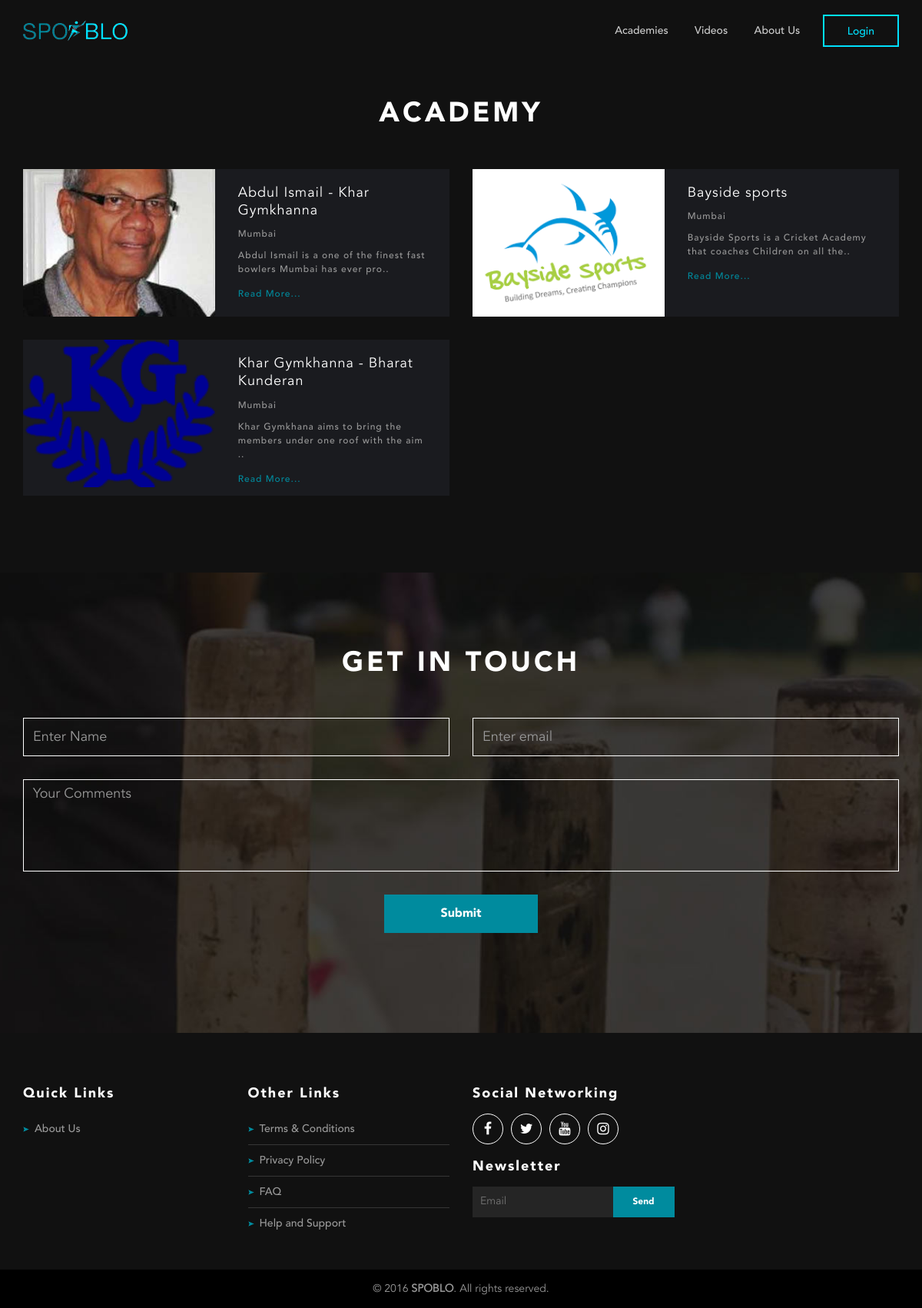
Page /academi.php on the committed database.
### tables this page shows
CREATE TABLE IF NOT EXISTS `spoblo_academy_master` (
  `id` int(11) NOT NULL AUTO_INCREMENT,
  `name` varchar(50) NOT NULL,
  `about_academy` varchar(5000) NOT NULL,
  `address_map` varchar(1000) NOT NULL,
  `facebook_link` varchar(500) NOT NULL,
  `city` varchar(100) NOT NULL,
  `logo_path` varchar(500) NOT NULL,
  `approved` enum('y','n') NOT NULL DEFAULT 'n',
  `created` date NOT NULL,
  `updated` date NOT NULL,
  `isactive` int(11) NOT NULL,
  PRIMARY KEY (`id`)
);

### class/spoblo_academy_master.php (called while the page is built, shortened)
<?php
class spoblo_academy_master
{
	function __construct()
    {
        include("config.php");
        if($conn->connect_errno)
        {
            echo "Failed to connect to database: (" . $conn->connect_errno . ") " . $conn->connect_error;
        }
        else
        {
            $this->db = $conn;
        }
    }
	function get_New_academy()
	{
		try
	    {
			$sql1="SELECT * FROM spoblo_academy_master WHERE isactive='1' ORDER BY name ASC";
			$result1 = $this->db->query($sql1);
	     	$rs=array();
	        while($data=mysqli_fetch_array($result1, MYSQLI_BOTH)) {
	          $rs[] =$data;
	        }
	        return $rs;
        } catch (Exception $e) {
	          $_SESSION['db_error'] = $e->getMessage();
	    }
	}
}
?>

### academi.php (the view, shortened to what this page needs)
<?php
include_once("class/config.php");
include_once("class/spoblo_academy_master.php");
$spoblo_academy_master = new spoblo_academy_master;
$academy_data=$spoblo_academy_master->get_New_academy();
?>
<?php include_once("header.php"); ?>
<div class="mainContainer">
  <div class="academi">
    <div class="container">
      <div class="row">
        <div class="col-md-12">
          <div class="siteTitle">
            <h2>Academy</h2>
          </div>
        </div>
        <?php
        if (!empty($academy_data)) {
            foreach ($academy_data as $value) {
              $logo_path      = str_replace('../../','', $value['logo_path']);
              $name           = $value["name"];
              $about_academy  = $value['about_academy'];
              $city           = $value['city'];
              ?>
              <div class="col-md-6">
                <div class="acadamyList">
                  <div class="acadamyListImg" style="background: url('<?php echo $logo_path; ?>') no-repeat center center;background-size: cover;">
                    <a href="academi-details.php?name=<?php echo $name; ?>"><img src="img/academy.jpg" alt="academy-photo"></a>
                  </div>
                  <div class="acadamyListIInfo">
                    <a href="academi-details.php?name=<?php echo $name; ?>"><h3><?php echo $name; ?></h3></a>
                    <p><?php echo $city; ?></p>
                    <p><?php echo mb_strimwidth($about_academy, 0, 70, ".."); ?></p>
                    <a href="academi-details.php?name=<?php echo $name; ?>">Read More...</a>
                  </div>
                </div>
              </div>
            <?php
            }
          }
          else
          {
              echo "No recored found.";
          }
          ?>
      </div>
    </div>
  </div>
<?php include_once("getintouch.php"); ?>
</div>
<?php include_once("footer.php"); ?>

### header.php (shortened to what this page needs)
<!doctype html>
<html class="no-js" lang="">
<head>
    <link rel="stylesheet" href="css/bootstrap.min.css">
    <link rel="stylesheet" href="css/bootstrap-theme.min.css">
    <link rel="stylesheet" href="css/magnific-popup.css">
    <link rel="stylesheet" href="http://maxcdn.bootstrapcdn.com/font-awesome/4.5.0/css/font-awesome.min.css" >
    <link rel="stylesheet" href="css/owl.carousel.css">
    <link rel="stylesheet" href="css/jquery.gritter.css" type="text/css"  />
    <link rel="stylesheet" href="css/star-rating.css">
    <link rel="stylesheet" href="css/bootstrap-fileupload.css"  />
    <link rel="stylesheet" href="css/main.css">
</head>
<body >
<header>
  <div class="container">
    <div class="logo">
      <a href="index.php">
        <img src="img/logo.png" alt="img" />
      </a>
    </div>
    <div class="mainmenu">
      <ul>
        <li><a href="academi.php">Academies</a></li>
        <li><a href="videos.php">Videos</a></li>
        <li><a href="about.php">About Us</a></li>
        <?php
          if (isset($_SESSION['spoblo_userid']) && isset($_SESSION['spoblo_role'])) {
            ?>
            <li class="login">
                <a href="#" data-toggle="dropdown" class="toggle ">
                    <span>Hi <b><?php echo $_SESSION['spoblo_name']; ?></b> <i class="fa fa-angle-down"></i></span>
                </a>
                <?php
                if ($_SESSION['spoblo_role']=='admin')
                {
                  ?>
                   <ul class="dropdown-menu" role="menu" aria-labelledby="dropdownMenu">
                      <li><a  href="spoblo_admin/spoblo-dashboard.php">Admin Panel</a></li>
                      <li><a  href="logout.php">Logout</a></li>
                    </ul>
                  <?php
                }
                else
                {
                  ?>
                   <ul class="dropdown-menu" role="menu" aria-labelledby="dropdownMenu">
                      <?php
                      if ($_SESSION['spoblo_role']=='Coach')
                      {
                        ?>
                         <li><a  href="coach-profile.php">My Profile</a></li>
                        <?php
                      }
                      else if ($_SESSION['spoblo_role']=='Student')
                      {
                        ?>
                        <li><a  href="student-profile.php">My Profile</a></li>
                        <?php
                      }
                      ?>
                      <li><a  href="changepassword.php">Change Password</a></li>
                      <li><a  href="logout.php">Logout</a></li>
                    </ul>
                  <?php
                }
                ?>
            </li>
            <?php
          }
          else
          {
            ?>
             <li class="login"><a href="login.php" class="btn4">Login</a></li>
            <?php
          }
        ?>
      </ul>
    </div>
  </div>
</header>

### getintouch.php (shortened to what this page needs)
<div class="getInTouch" style="background: url('img/getintouch.jpg') no-repeat center center;background-size: cover;">
  <div class="container">
    <div class="row">
      <div class="col-md-12">
        <div class="siteTitle">
          <h2>Get in touch</h2>
        </div>
        <div class="getForm">
          <form action="php/spoblo_getintouch.php" id="getintouch-form" method="post">
            <div class="row">
              <div class="col-md-6">
                <input type="text" class="form-control" placeholder="Enter Name" id="c_name" name="c_name">
              </div>
              <div class="col-md-6">
                <input type="text" class="form-control" placeholder="Enter email" id="c_email" name="c_email">
              </div>
              <div class="col-md-12">
                <textarea class="form-control" placeholder="Your Comments" id="c_message" name="c_message"></textarea>
              </div>
              <div class="col-md-12">
                <input type="submit" class="btn btn2" id="getintouch-submit" name="getintouch-submit" value="Submit">
              </div>
            </div>
          </form>
        </div>
      </div>
    </div>
  </div>
</div>

### footer.php (shortened to what this page needs)
<footer class="siteFooter">
  <div class="container">
    <div class="row">
      <div class="col-md-3">
        <div class="quikLink">
          <h3>Quick Links</h3>
          <a href="about.php">About Us</a>
        </div>
      </div>
      <div class="col-md-3">
        <div class="quikLink">
          <h3>Other Links</h3>
          <a href="#">Terms & Conditions</a>
          <a href="#">Privacy Policy</a>
          <a href="faq.php">FAQ</a>
          <a href="#">Help and Support</a>
        </div>
      </div>
      <div class="col-md-3">
        <h3>Social Networking</h3>
        <ul class="socilLink">
          <li><a href="#"><i class="fa fa-facebook"></i></a></li>
          <li><a href="#"><i class="fa fa-twitter"></i></a></li>
          <li><a href="#"><i class="fa fa-youtube"></i></a></li>
          <li><a href="#"><i class="fa fa-instagram"></i></a></li>
        </ul>
        <h3>Newsletter</h3>
        <form class="newLetter">
            <input type="text" class="subInput" placeholder="Email">
            <input type="submit" class="subBtn btn2" value="Send">
        </form>
      </div>
    </div>
  </div>
  <div class="smallFooter">
    © 2016 <b>SPOBLO</b>. All rights reserved.
  </div>
</footer>
</body>
</html>

### css/main.css (style rules this page uses)
.anim, a, .btn1, .btn2, .btn3, .btn4, header, .banner .bannerCont a.watchDemo, .howRight .howVideo:before, .popup-gallery a:before { transition: all 0.2s ease-in-out; -webkit-transition: all 0.2s ease-in-out; -moz-transition: all 0.2s ease-in-out; -o-transition: all 0.2s ease-in-out; -ms-transition: all 0.2s ease-in-out; }
body, html { width: 100%; height: 100%; margin: 0; padding: 0; }
* { margin: 0; padding: 0; }
body { font-family: "AvenirLTStd-Book"; font-size: 16px; color: #999; line-height: 1.5; }
h1, h2, h3, h4, h5 { font-family: "AvenirLTStd-Black"; }
p { font-family: 'AvenirLTStd-Medium'; font-size: 14px; }
a { text-decoration: none; outline: none; font-family: 'AvenirLTStd-Medium'; }
.btn2 { color: #fff; background: #008b9e; display: inline-block; font-family: "AvenirLTStd-Black"; }
.btn4 { color: #00e0fc; background: transparent; border: 1px solid #00e0fc; text-align: center; display: inline-block; vertical-align: middle; }
header { height: 80px; line-height: 80px; position: fixed; width: 100%; left: 0; top: 0; z-index: 99; }
header .logo { display: inline-block; vertical-align: middle; }
header .mainmenu { display: inline-block; float: right; }
header .mainmenu ul { padding: 0; list-style: none; margin: 0; }
header .mainmenu ul li { display: inline-block; vertical-align: middle; }
header .mainmenu ul li a { color: #ccc; font-family: "AvenirLTStd-Medium"; font-size: 14px; display: block; padding: 0 15px; }
header .mainmenu ul li.login { margin-left: 10px; }
header .mainmenu ul li.login a { height: 40px; line-height: 40px; color: #00e0fc; padding: 0 30px; text-decoration: none; }
.mainContainer { background: #111; color: #fff; padding-top: 80px; min-height: 100%; letter-spacing: 1px; }
.siteTitle { text-align: center; }
.siteTitle h2 { font-size: 36px; text-transform: uppercase; color: #fff; letter-spacing: 4px; margin: 0; margin-bottom: 20px; }
.academi { background: #111111; padding: 50px 0; padding-bottom: 100px; }
.academi .acadamyList { background: #1a1b1f; overflow: hidden; clear: both; margin-top: 30px; }
.academi .acadamyList .acadamyListImg { width: 45%; float: left; }
.academi .acadamyList .acadamyListIInfo { width: 55%; float: left; padding: 10px 30px; }
.academi .acadamyList .acadamyListIInfo h3 { font-size: 18px; color: #fff; font-family: "AvenirLTStd-Book"; margin-top: 10px; line-height: 1.3; }
.academi .acadamyList .acadamyListIInfo p { font-size: 12px; color: #999; }
.academi .acadamyList .acadamyListIInfo a { color: #008b9e; font-size: 12px; display: inline-block; text-decoration: none; font-family: "AvenirLTStd-Medium"; }
.getInTouch { padding: 100px 0; }
.getInTouch .form-control { margin-top: 30px; }
.getInTouch input.form-control { background: transparent; border-radius: 0; box-shadow: none; color: #999999; border: 1px #fff solid; font-size: 18px; height: 50px; }
.getInTouch textarea.form-control { background: transparent; border-radius: 0; box-shadow: none; color: #999999; border: 1px #fff solid; font-size: 18px; height: 120px; resize: none; }
.getInTouch .btn2 { width: 200px; height: 50px; border-radius: 0; font-size: 16px; margin: 30px auto; display: block; }
.siteFooter { background: #111; padding-top: 50px; }
.siteFooter .smallFooter { background: #000; height: 50px; line-height: 50px; margin: 0; text-align: center; font-family: "AvenirLTStd-Book"; font-size: 14px; margin-top: 40px; }
.siteFooter h3 { font-size: 18px; color: #fff; letter-spacing: 2px; margin-bottom: 15px; }
.siteFooter .quikLink a { font-size: 14px; color: #9a9a9a; display: block; border-bottom: 1px #363636 solid; line-height: 40px; background: url("../img/qlink.png") no-repeat left center; padding-left: 15px; }
.siteFooter .quikLink a:last-child { border-bottom: 0px #363636 solid; }
.siteFooter .socilLink { list-style: none; clear: both; overflow: hidden; }
.siteFooter .socilLink li { height: 40px; width: 40px; float: left; border: 1px #fff solid; line-height: 40px; margin-right: 10px; text-align: center; border-radius: 50%; }
.siteFooter .socilLink li a { color: #fff; font-size: 18px; }
.siteFooter .newLetter { clear: both; overflow: hidden; }
.siteFooter .newLetter .subInput { width: calc(100% - 80px); height: 40px; background: #252525; border-radius: 0; color: #747474; font-size: 14px; padding-left: 10px; border: 0; outline: none; float: left; }
.siteFooter .newLetter .subBtn { border: 0; width: 80px; height: 40px; font-size: 12px; float: left; }
.mainmenu li:last-child { border: 1px solid #00e0fc; }

### rows in the picture
spoblo_academy_master: logo_path (picture), name "Abdul Ismail - Khar Gymkhanna", city "Mumbai", about_academy "Abdul Ismail is a one of the finest fast bowlers Mumbai has ever pro.."
spoblo_academy_master: logo_path (picture), name "Bayside sports", city "Mumbai", about_academy "Bayside Sports is a Cricket Academy that coaches Children on all the.."
spoblo_academy_master: logo_path (picture), name "Khar Gymkhanna - Bharat Kunderan", city "Mumbai", about_academy "Khar Gymkhana aims to bring the members under one roof with the aim .."
